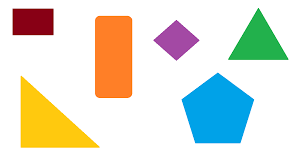
#> input picture opencv_projects/shap2.png, 300 x 168 px
$ python shape_detection.py
#> lines starting #> are read from the running program, lines starting #| are printed output that depends on the picture; after the words box and inside, x2 and y2 are one past the last pixel; in counts of white or black regions, pixels touching at a corner belong together; long printed decimals are rounded
import cv2 as cv
import numpy as np
img=cv.imread('shap2.png')
#> img is the input picture: shape (168, 300, 3); mean B, G, R 213.8, 226.1, 225.6
imgGRay=cv.cvtColor(img,cv.COLOR_BGR2GRAY)
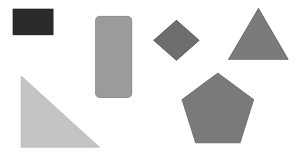
#> imgGRay: shape (168, 300); min 37, max 255, mean 224.5
_,thresh=cv.threshold(imgGRay,240,255,cv.THRESH_BINARY)
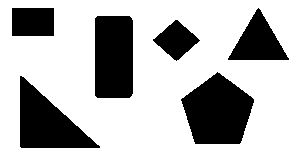
#> thresh: shape (168, 300); 73.1% white; 6 black regions
contours,_=cv.findContours(thresh,cv.RETR_TREE,cv.CHAIN_APPROX_SIMPLE)
#> contours = 7 contours; box (x1, y1, x2, y2) and area: (0, 0, 300, 168) 49933, (180, 71, 255, 145) 3756, (94, 15, 134, 99) 3210, (19, 75, 101, 149) 3110, (227, 7, 290, 61) 1730, (11, 7, 55, 37) 1245, (152, 19, 201, 62) 1048
for contour in contours:
    approx=cv.approxPolyDP(contour,0.01*cv.arcLength(contour,True),True)
    cv.drawContours(img,[approx],0,(0,0,0),5)
    x=approx.ravel()[0]
    y=approx.ravel()[1]-5
    if len(approx)==3:
        cv.putText(img,'Triangle',(x,y),cv.FONT_HERSHEY_COMPLEX,0.5,(0,255,0))
    elif len(approx)==4:
        x1,y1,w,h=cv.boundingRect(approx)
        aspectRatio=float(w)/h
        print(aspectRatio)
        if 1.05>=aspectRatio>=0.95:
            cv.putText(img,'Square',(x,y),cv.FONT_HERSHEY_COMPLEX,0.5,(0,255,0))
        else:
            cv.putText(img,'Rectangle',(x,y),cv.FONT_HERSHEY_COMPLEX,0.5,(0,255,0))
    elif len(approx)==5:
        cv.putText(img,'Pentagon',(x,y),cv.FONT_HERSHEY_COMPLEX,0.5,(0,255,0))
    elif len(approx)==10:
        cv.putText(img,'Star',(x,y),cv.FONT_HERSHEY_COMPLEX,0.5,(0,255,0))
    else:
        cv.putText(img,'Circle',(x,y),cv.FONT_HERSHEY_COMPLEX,0.5,(0,255,0))
#> this loop made 7 passes
#> (approx, x, y, x1, y1, w, h, aspectRatio) on passes 1, 4, 6, 7: ([[0, 0], [0, 167], [299, 167], [299, 0]], 0, -5, 0, 0, 300, 168, 1.79), ([[175, 19], [200, 40], [176, 61], [152, 40]], 175, 14, 152, 19, 49, 43, 1.14), ([[227, 58], [258, 7], [289, 59], [228, 60]], 227, 53, 227, 7, 63, 54, 1.17), ([[11, 8], [53, 7], [54, 35], [12, 36]], 11, 3, 11, 7, 44, 30, 1.47)
#> (x, y) on passes 3, 5: (217, 66), (97, 10)
#| 1.786
#| 1.140
#| 1.167
#| 1.467
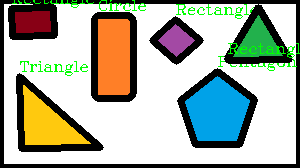
#> img: shape (168, 300, 3); mean B, G, R 161.7, 175.5, 169.3
cv.imshow('shapes',img)
cv.waitKey()
cv.destroyAllWindows()

$ run again, with opencv_projects/chessboard.png copied over opencv_projects/shap2.png
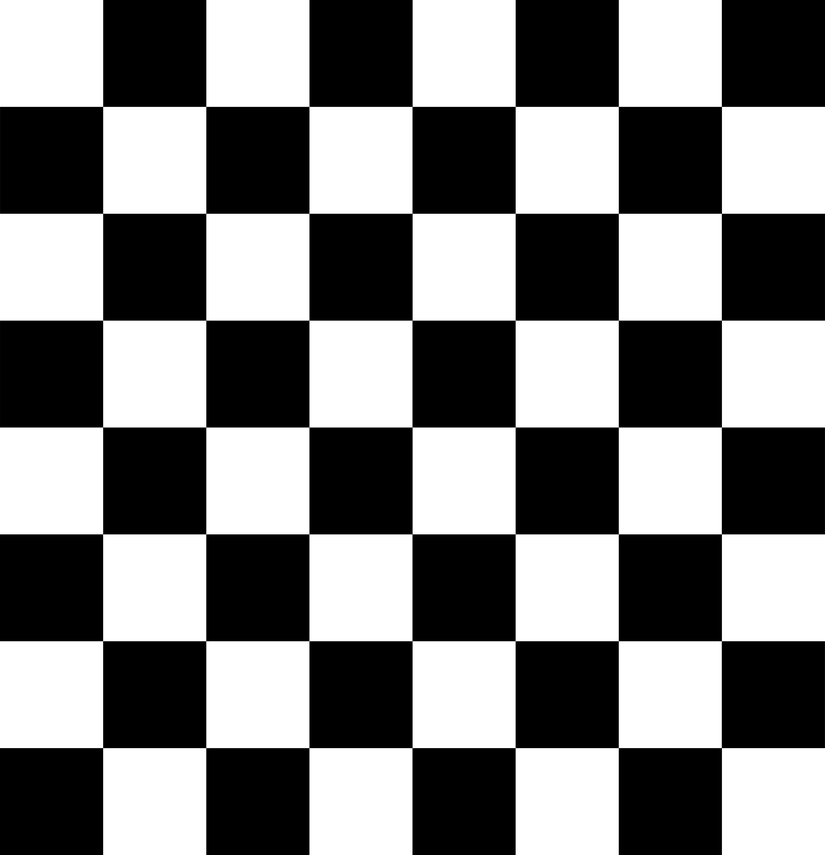
#> input picture opencv_projects/chessboard.png, 825 x 855 px, shrunk from 3595 x 3723 before the run
#> img is the input picture: shape (855, 825, 3); min 0, max 255, mean 127.5
#> `_,thresh=cv.threshold(imgGRay,240,255,cv.THRESH_BINARY)`:
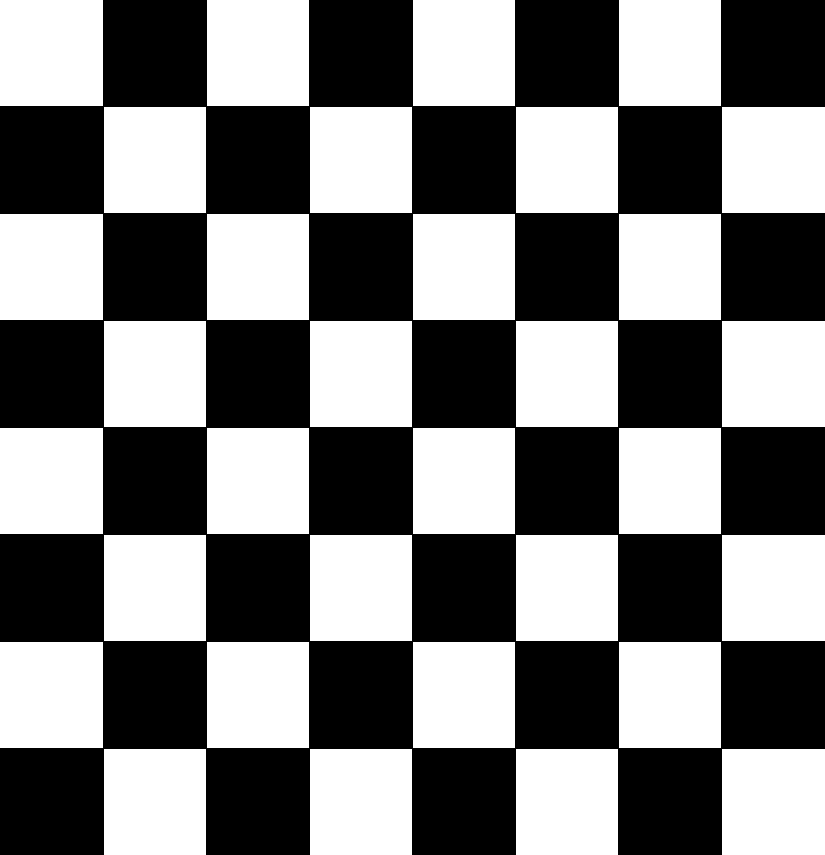
#> thresh: shape (855, 825); 49.2% white; 32 white regions
#> contours = 32 contours; largest, box (x1, y1, x2, y2) and area: (722, 749, 825, 855) 10710, (0, 642, 103, 748) 10710, (722, 535, 825, 641) 10710, (0, 428, 103, 534) 10710, (722, 321, 825, 427) 10710
#> the loop `for contour in contours:` made 32 passes
#> (approx, x, y, x1, y1, w, aspectRatio) on passes 1 to 5: ([[722, 749], [722, 854], [824, 854], [824, 749]], 722, 744, 722, 749, 103, 0.972), ([[516, 749], [516, 854], [617, 854], [617, 749]], 516, 744, 516, 749, 102, 0.962), ([[310, 749], [310, 854], [411, 854], [411, 749]], 310, 744, 310, 749, 102, 0.962), ([[104, 749], [104, 854], [205, 854], [205, 749]], 104, 744, 104, 749, 102, 0.962), ([[619, 642], [619, 747], [720, 747], [720, 642]], 619, 637, 619, 642, 102, 0.962)
#> (printed output is left out)
#> after the loop `for contour in contours:`:
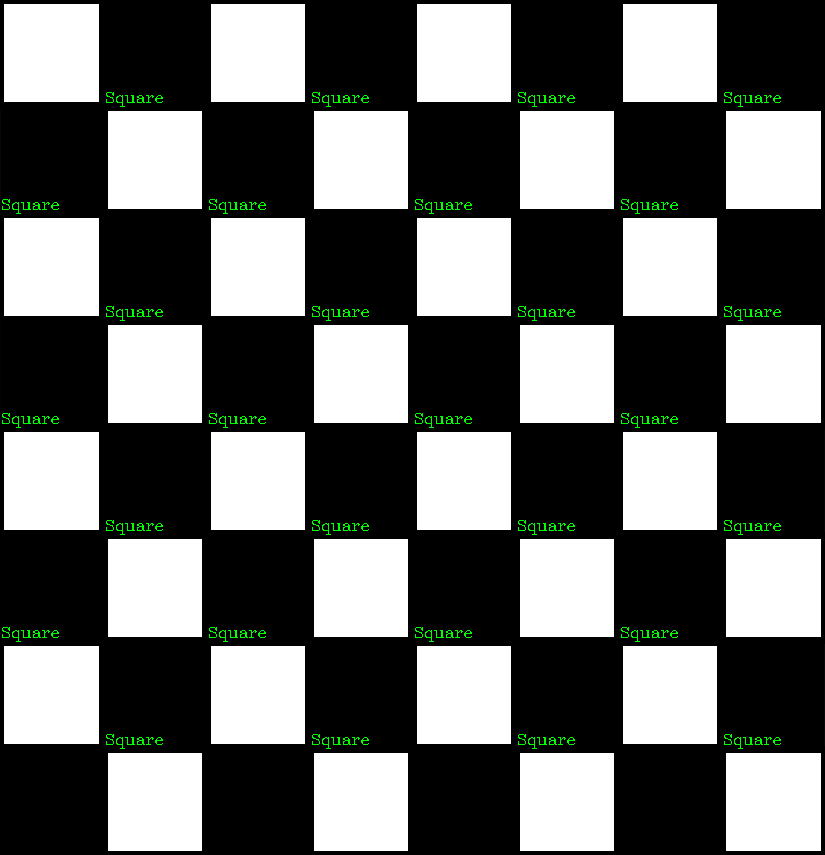
#> img: shape (855, 825, 3); 11.15% of pixels changed, all inside (x1, y1, x2, y2) = (0, 0, 825, 855)

$ run again, with opencv_projects/smarties.png copied over opencv_projects/shap2.png
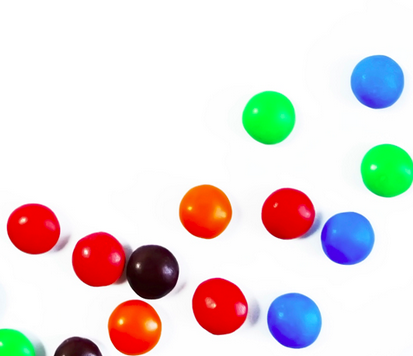
#> input picture opencv_projects/smarties.png, 413 x 356 px
#> img is the input picture: shape (356, 413, 3); mean B, G, R 219.1, 220.4, 228.9
#> `_,thresh=cv.threshold(imgGRay,240,255,cv.THRESH_BINARY)`:
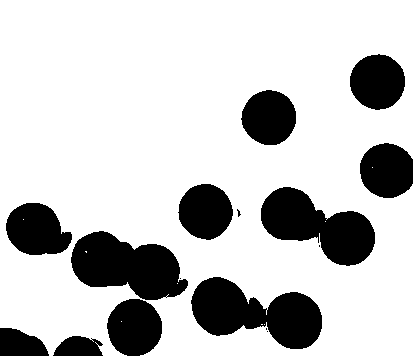
#> thresh: shape (356, 413); 78.2% white; 16 black regions (5 under 20 px)
#> contours = 23 contours, 14 with area under 20; largest, box (x1, y1, x2, y2) and area: (0, 0, 413, 356) 139496, (190, 276, 323, 350) 5778, (70, 230, 189, 301) 5402, (260, 186, 376, 267) 5166, (5, 202, 73, 256) 2619
#> the loop `for contour in contours:` made 23 passes
#> (approx, x, y, x1, y1) on passes 4, 5, 7, 8: ([[90, 338], [91, 337], [92, 338], [91, 339]], 90, 333, 90, 337), ([[266, 331], [267, 330], [268, 331], [267, 332]], 266, 326, 266, 330), ([[165, 297], [166, 296], [167, 297], [166, 298]], 165, 292, 165, 296), ([[179, 278], [180, 277], [181, 278], [180, 279]], 179, 273, 179, 277)
#> (printed output is left out)
#> after the loop `for contour in contours:`:
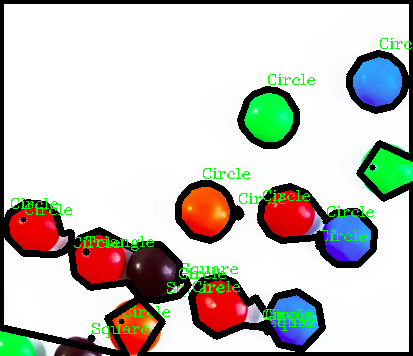
#> img: shape (356, 413, 3); 15.42% of pixels changed, all inside (x1, y1, x2, y2) = (0, 0, 413, 356)
